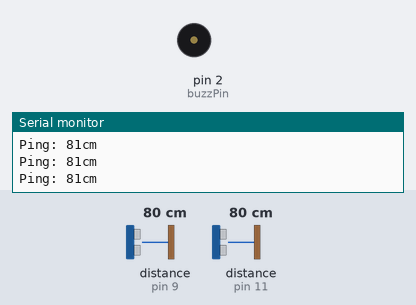
Bench run of a sketch on a simulated Arduino Uno, built with avr-gcc and run on an emulated ATmega328P. On the bench: buzzer (waves = sounding, pin HIGH), the last lines printed to the serial monitor. Wiring (inferred from the names in the program): ultrasonic range finder: trigger pin 10; echo pin 9. The inputs (shaded band) are chosen by the test bench; at power-on: distance to the obstacle (sensors on pin 11, pin 9) 80 cm. The echo pulse lasts 58.3 µs per cm; pins used as bus, display or sensor lines are not drawn.

Above: at 1.2 s.
1.3 s: distance to the obstacle (sensor on pin 11) set to 63 cm
2.8 s: distance to the obstacle (sensor on pin 11) set to 56 cm
At 2.9 s:
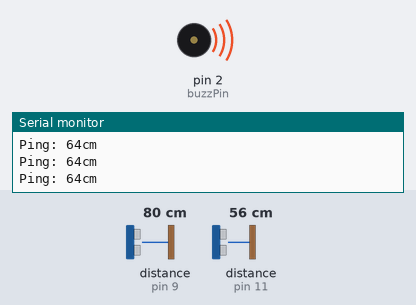
5.8 s: distance to the obstacle (sensor on pin 11) set to 120 cm
At 6.9 s:
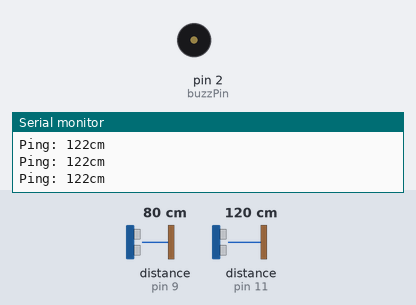
7.4 s: distance to the obstacle (sensor on pin 9) set to 2 cm
10.4 s: distance to the obstacle (sensor on pin 9) set to 9 cm
13.4 s: distance to the obstacle (sensor on pin 11) set to 2 cm
At 14.1 s:
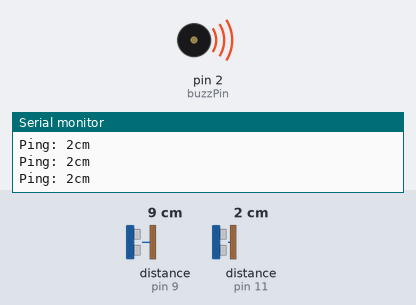
Timing chart, 0 to 15.9 s (numbered marks = the images above; inputs shaded):
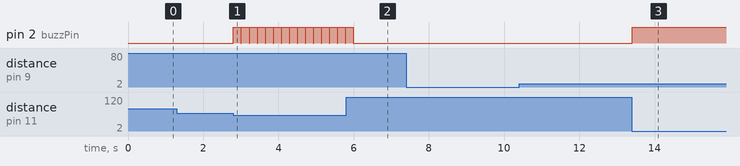

The sketch:

Object_Detector.ino
```cpp
#include <NewPing.h>

#define TRIGGER_PIN  12
#define ECHO_PIN     11
#define MAX_DISTANCE 200

NewPing sonar(TRIGGER_PIN, ECHO_PIN, MAX_DISTANCE);
//These are the Pin Numbers.
int const trigPin = 10;
int const echoPin = 9;
int const buzzPin = 2;

void setup() {
  Serial.begin(9600);
  pinMode(trigPin, OUTPUT);
  pinMode(echoPin, INPUT);
  pinMode(buzzPin, OUTPUT);
}

void loop() {
  Serial.print("Ping: ");
  Serial.print(sonar.ping_cm());
  Serial.println("cm");

  int duration, distance;
  // Output pulse with 1ms width on trigPin
  digitalWrite(trigPin, HIGH);
  digitalWrite(trigPin, LOW);
  duration = pulseIn(echoPin, HIGH);
  distance = sonar.ping_cm();
    if (distance <= 20 && distance > 0) {
      digitalWrite(buzzPin, HIGH);
    }
    else if (distance <=30 && distance >= 21){
      digitalWrite(buzzPin,HIGH);
      delay(40);
      digitalWrite(buzzPin, LOW);
    }
    else if (distance <=40 && distance >= 31){
      digitalWrite(buzzPin,HIGH);
      delay(80);
      digitalWrite(buzzPin, LOW);
    }
    else if (distance <=60 && distance >= 41){
      digitalWrite(buzzPin,HIGH);
      delay(200);
      digitalWrite(buzzPin, LOW);
    }
    else
    {
      digitalWrite(buzzPin, LOW);
    }
}
```

Measured:
- the behaviour switches between 60 and 59 cm on distance to the obstacle (sensor on pin 11) (found by bisection; images 0 and 1)
- after the input at 2.8 s, pin 2 (buzzPin): alternates HIGH for 0.20 s and LOW for 0.01 s, starting at once
- after the input at 5.8 s, pin 2 (buzzPin): goes on until 6.0 s, then stays LOW
- after the input at 13.4 s, pin 2 (buzzPin): LOW → HIGH at once
